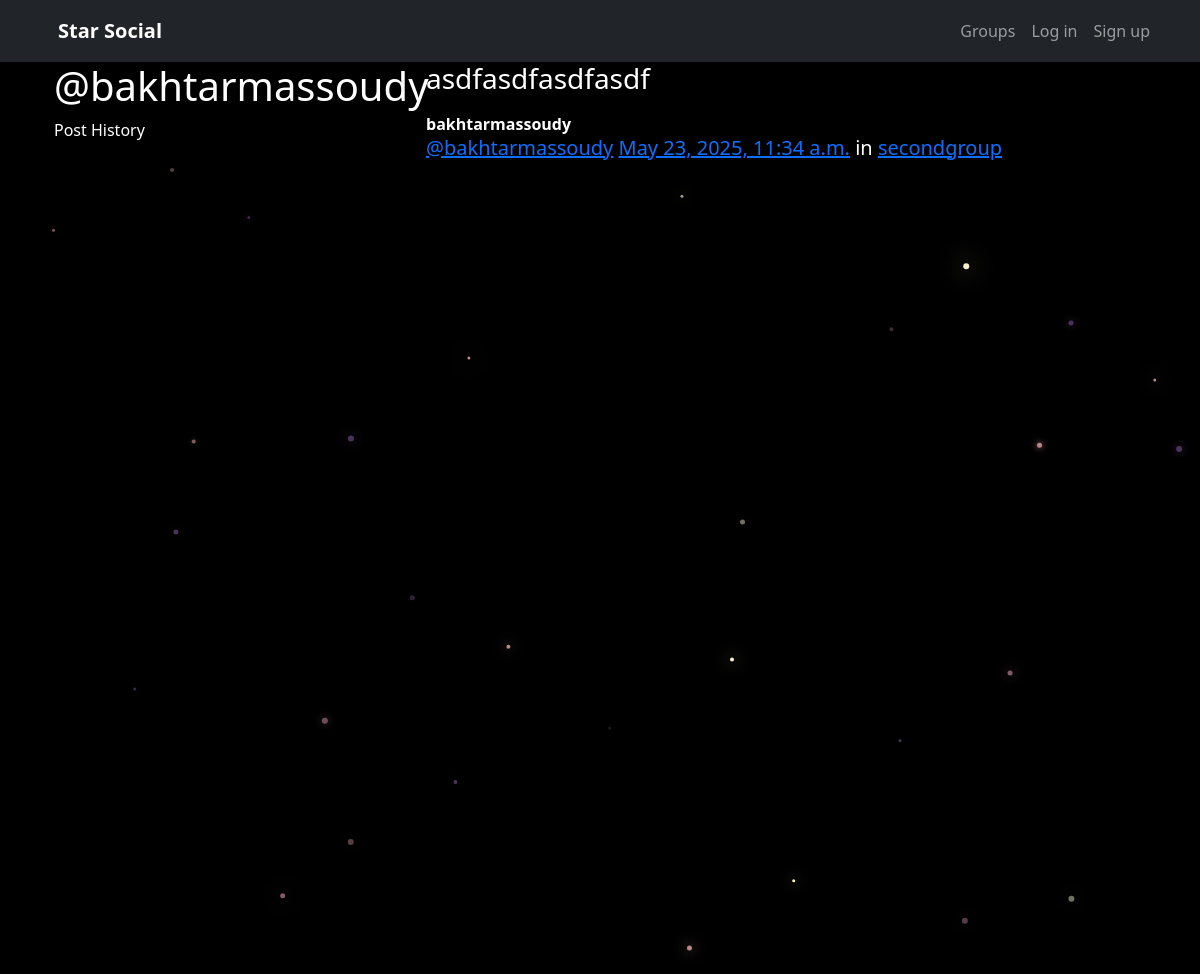
The page /posts/by/bakhtarmassoudy/ on the database its author committed.
### posts/models.py (models this page shows, shortened)
class Post(models.Model):
    user = models.ForeignKey(User, related_name="posts", on_delete=models.CASCADE)
    created_at = models.DateTimeField(auto_now=True)
    message = models.TextField()
    message_html = models.TextField(editable=False)
    group = models.ForeignKey(Group, related_name="posts", null=True, blank=True, on_delete=models.SET_NULL)
    class Meta:
        ordering = ["-created_at"]
        unique_together = ["user", "message"]

### groups/models.py (models this page shows, shortened)
class Group(models.Model):
    name = models.CharField(max_length=255, unique=True)
    slug = models.SlugField(allow_unicode=True, unique=True)
    description = models.TextField(blank=True, default='')
    description_html = models.TextField(editable=False, default='', blank=True)
    members = models.ManyToManyField(User,through="GroupMember")
    class Meta:
        ordering = ["name"]

### posts/views.py (the view)
# urls.py: path("by/<str:username>/", views.UserPosts.as_view(), name="for_user"),
class UserPosts(generic.ListView):
    model = models.Post
    template_name = "posts/user_post_list.html"
    def get_queryset(self):
        try:
            self.post_user = User.objects.prefetch_related("posts").get(
                username__iexact=self.kwargs.get("username")
            )
        except User.DoesNotExist:
            raise Http404
        else:
            return self.post_user.posts.all()
    def get_context_data(self, **kwargs):
        context = super().get_context_data(**kwargs)
        context["post_user"] = self.post_user
        return context

### posts/templates/posts/user_post_list.html
{% extends "posts/post_base.html" %}
{% block prepost %}
<div class="col-md-4">
	<h1>@{{ post_user.username }}</h1>
	<p>Post History</p>
</div>
{% endblock %}
{% block post_content %}
<div class="col-md-8">
	{% for post in post_list %}
		{% include "posts/_post.html" %}
	{% endfor %}
</div>
{% endblock %}

### posts/templates/posts/_post.html (shortened to what this page needs)
<div class="post media">
	<h3>{{ post.message_html|safe }}</h3>
	<div class="media-body">
		<strong>{{ post.user.username }}</strong>
		<h5 class="media-heading">
			<span class="username"><a href="{% url 'posts:for_user' username=post.user.username %}">@{{ post.user.username }}</a></span>
			<time class="time"><a href="{% url 'posts:single' username=post.user.username pk=post.pk %}">{{ post.created_at }}</a></time>
			{% if post.group %}
			<span class="group-name">in <a href="#">{{ post.group.name }}</a></span>
			{% endif %}
		</h5>
	</div>
</div>

### static/simplesocial/css/master.css (style rules this page uses)
body { margin: 0; overflow: hidden; background-color: black; color:white; }

### rows shown on the page
Post: message_html "asdfasdfasdfasdf", user.username "bakhtarmassoudy", created_at "May 23, 2025, 11:34 a.m.", group.name "secondgroup"

### other values the page prints
{{ post_user.username }} "bakhtarmassoudy"
